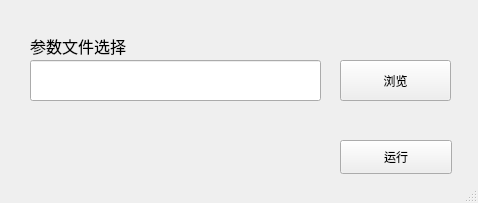
<?xml version="1.0" encoding="UTF-8"?>
<ui version="4.0">
 <class>MainWindow</class>
 <widget class="QMainWindow" name="MainWindow">
  <property name="geometry">
   <rect>
    <x>0</x>
    <y>0</y>
    <width>478</width>
    <height>203</height>
   </rect>
  </property>
  <property name="windowTitle">
   <string>MainWindow</string>
  </property>
  <widget class="QWidget" name="centralwidget">
   <widget class="QPushButton" name="pushButton_2">
    <property name="geometry">
     <rect>
      <x>340</x>
      <y>140</y>
      <width>112</width>
      <height>34</height>
     </rect>
    </property>
    <property name="text">
     <string>运行</string>
    </property>
   </widget>
   <widget class="QLabel" name="label_2">
    <property name="geometry">
     <rect>
      <x>30</x>
      <y>20</y>
      <width>161</width>
      <height>51</height>
     </rect>
    </property>
    <property name="font">
     <font>
      <family>Agency FB</family>
      <pointsize>12</pointsize>
     </font>
    </property>
    <property name="text">
     <string>参数文件选择</string>
    </property>
   </widget>
   <widget class="QPushButton" name="pushButton_3">
    <property name="geometry">
     <rect>
      <x>340</x>
      <y>60</y>
      <width>111</width>
      <height>41</height>
     </rect>
    </property>
    <property name="text">
     <string>浏览</string>
    </property>
   </widget>
   <widget class="QLineEdit" name="lineEdit_2">
    <property name="geometry">
     <rect>
      <x>30</x>
      <y>60</y>
      <width>291</width>
      <height>41</height>
     </rect>
    </property>
   </widget>
  </widget>
  <widget class="QStatusBar" name="statusbar"/>
  <action name="actionhehe">
   <property name="text">
    <string>hehe </string>
   </property>
  </action>
 </widget>
 <resources/>
 <connections/>
</ui>
